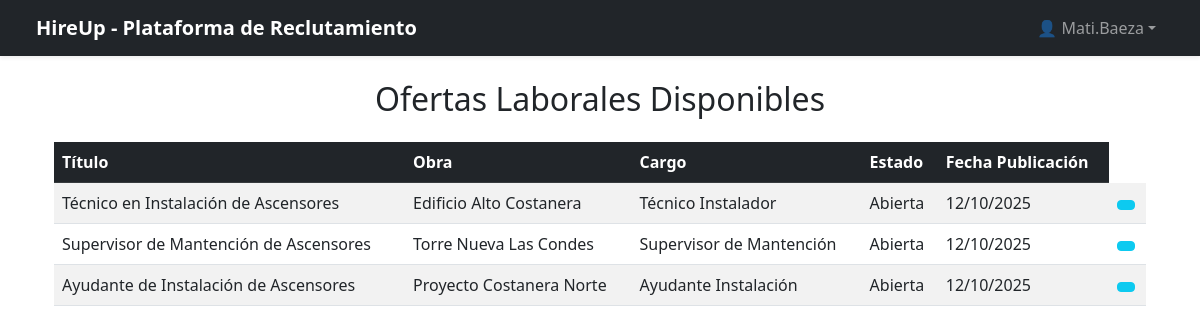
The app's page /candidato/ (signed in) with its own data.
### main/models.py (models this page shows, shortened)
class Usuario(AbstractUser):
    ROLES = [
        ("candidato", "Candidato"),
        ("reclutador", "Reclutador"),
        ("administrador", "Administrador"),
    ]
    username = models.CharField(max_length=50, unique=True)
    email = models.EmailField(unique=True)
    rol = models.CharField(max_length=20, choices=ROLES)
    first_name = None
    last_name = None
    USERNAME_FIELD = "username"
    REQUIRED_FIELDS = ["email", "rol"]

class OfertaLaboral(models.Model):
    ESTADOS = [
        ("abierta", "Abierta"),
        ("cerrada", "Cerrada"),
        ("pendiente", "Pendiente"),
        ("aprobada", "Aprobada"),
    ]
    titulo = models.CharField(max_length=50)
    descripcion = models.TextField(max_length=500)
    requisitos = models.TextField(max_length=800, default="Ninguno")
    obra = models.CharField(max_length=100)
    cargo = models.CharField(max_length=50)
    tipo_contrato = models.CharField(max_length=50, default="Plazo fijo")
    ubicacion = models.CharField(max_length=255, default="No especificada")
    salario_estimado = models.DecimalField(max_digits=10, decimal_places=2, null=True, blank=True)
    fecha_publicacion = models.DateField(auto_now_add=True)
    estado = models.CharField(max_length=50, choices=ESTADOS, default="abierta")
    reclutador = models.ForeignKey(Reclutador, on_delete=models.CASCADE, related_name="ofertas")

### ofertas_laborales/views.py (the view)
# urls.py: path("candidato/", views.vista_candidato, name="vista_candidato"),
@role_required("candidato")
def vista_candidato(request):
    ofertas = OfertaLaboral.objects.all().order_by('-fecha_publicacion')
    return render(request, "ofertas_laborales/ofertas_candidato.html", {
    "ofertas": ofertas,
})

### ofertas_laborales/templates/ofertas_laborales/ofertas_candidato.html
{% extends "ofertas_laborales/base.html" %}
{% block content %}
<div class="container mt-4">
    <h2 class="mb-4 text-center">Ofertas Laborales Disponibles</h2>
    {% if ofertas %}
        <table class="table table-striped table-hover">
            <thead class="table-dark">
                <tr>
                    <th>Título</th>
                    <th>Obra</th>
                    <th>Cargo</th>
                    <th>Estado</th>
                    <th>Fecha Publicación</th>
                </tr>
            </thead>
            <tbody>
                {% for oferta in ofertas %}
                    <tr>
                        <td>{{ oferta.titulo }}</td>
                        <td>{{ oferta.obra }}</td>
                        <td>{{ oferta.cargo }}</td>
                        <td>{{ oferta.estado|capfirst }}</td>
                        <td>{{ oferta.fecha_publicacion|date:"d/m/Y" }}</td>
                        <td>
                            <a href="{% url 'ofertas_laborales:detalle_oferta' oferta.id %}" class="btn btn-info btn-sm"></a>
                        </td>
                    </tr>
                {% endfor %}
            </tbody>
        </table>
    {% else %}
        <div class="alert alert-warning text-center">
            Aún no has publicado ninguna oferta laboral.
        </div>
    {% endif %}
</div>
{% endblock %}

### ofertas_laborales/templates/ofertas_laborales/base.html (shortened to what this page needs)
{% load static %}
<!DOCTYPE html>
<html lang="es">
<head>
    <link href="https://cdn.jsdelivr.net/npm/bootstrap@5.3.0/dist/css/bootstrap.min.css" rel="stylesheet">
</head>
<body>
<nav class="navbar navbar-expand-lg navbar-dark bg-dark shadow-sm px-4">
    <div class="container-fluid">
        <a class="navbar-brand fw-bold" href="{% url 'ofertas_laborales:vista_candidato' %}">HireUp - Plataforma de Reclutamiento</a>
        <ul class="navbar-nav ms-auto">
            <li class="nav-item dropdown">
                <a class="nav-link dropdown-toggle d-flex align-items-center" href="#" id="userMenu" role="button"
                   data-bs-toggle="dropdown" aria-expanded="false">
                    👤 {{ request.user.username }}
                </a>
            </li>
        </ul>
    </div>
</nav>
<div class="container mt-4">
    {% block content %}
    {% endblock %}
</div>
</body>
</html>

### records on screen
Usuario: user.username "Mati.Baeza"
OfertaLaboral: titulo "Técnico en Instalación de Ascensores", obra "Edificio Alto Costanera", cargo "Técnico Instalador", estado "Abierta", fecha_publicacion "12/10/2025"
OfertaLaboral: titulo "Supervisor de Mantención de Ascensores", obra "Torre Nueva Las Condes", cargo "Supervisor de Mantención", estado "Abierta", fecha_publicacion "12/10/2025"
OfertaLaboral: titulo "Ayudante de Instalación de Ascensores", obra "Proyecto Costanera Norte", cargo "Ayudante Instalación", estado "Abierta", fecha_publicacion "12/10/2025"
